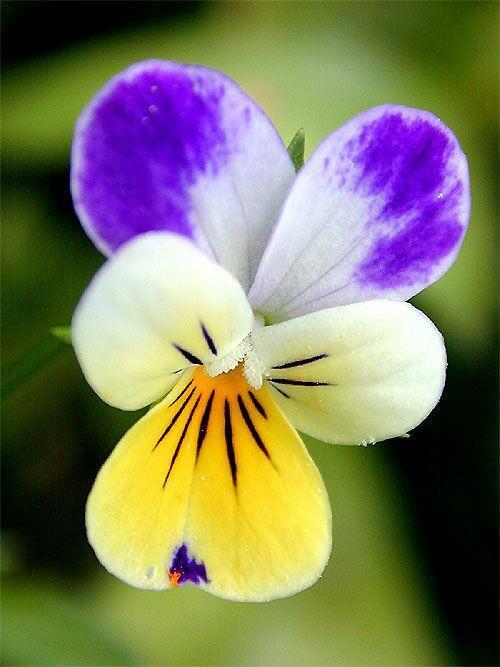
#> input picture Lab1/images/flower.jpg, 500 x 667 px
$ jupyter execute LABexc1-ELE510-2022.ipynb
#> lines starting #> are read from the running program, lines starting #| are printed output that depends on the picture; after the words box and inside, x2 and y2 are one past the last pixel; in counts of white or black regions, pixels touching at a corner belong together
# ELE510 Image Processing with robot vision: LAB, Exercise 1, Fundamentals.

**Purpose:** *To learn some basic operations on images using Python, OpenCV and other packages. The emphasis is on the fundamentals of digital images.*

The theory for this exercise can be found in chapter 1 and 2 of the text book [1]. Supplementary information can found in chapter 1, 2 and 3 in the compendium [2]. See also the following documentations for help:
- [OpenCV](https://opencv.org/opencv-python-free-course/)
- [numpy](https://numpy.org/doc/stable/)
- [matplotlib](https://matplotlib.org/stable/contents.html)

**IMPORTANT:** Read the text carefully before starting the work. In
many cases it is necessary to do some preparations before you start the work
on the computer. Read necessary theory and answer the theoretical part
frst. The theoretical and experimental part should be solved individually.
The notebook must be approved by the lecturer or his assistant.

**Approval:**
<div class="alert alert-block alert-success">
The current notebook should be submitted on CANVAS as a single pdf file.
</div>

<div class="alert alert-block alert-info">
    To export the notebook in a pdf format, goes to File -> Download as -> PDF via LaTeX (.pdf).
</div>

**Note regarding the notebook**: The theoretical questions can be answered directly on the notebook using a *Markdown* cell and LaTex commands (if relevant). In alternative, you can attach a scan (or an image) of the answer directly in the cell.

Possible ways to insert an image in the markdown cell:

``

``

**Under you will find parts of the solution that is already programmed.**

<div class="alert alert-block alert-info">
    <p>You have to fill out code everywhere it is indicated with `...`</p>
    <p>The code section under `######## a)` is answering subproblem a) etc.</p>
</div>

## Problem 1

**a)** Make a list of at least 5 different applications of robot (machine) vision.

- Medical Inspection
- Self driving cars
- Identification
- Assembling - pick and place
- Quality Control

**b)** What is the resolution of the tightly spaced cones in the fovea, and how is this compared to the spacing between pixels in a typical digital camera?

The spacing between the cones in the fovea is approximately 2.5qm, <br>
which is about the same size as the spacing between pizels in a typical digital camera.

**c)** How much storage is needed for a one hour digital video (colour) with no compression if we assume a frame rate of 50 frames per second (fps) and that each image frame is $3840 \times 2160$ pixels.

Storage needed for uncompressed video is calculated by,

**Horizontal resolution x Vertical resolution x 3 bytes per pixel (RGB) x Number of frames (Frame rate x Duration)** => **3840px * 2160px * 3 bytes * (50 fps * 3600 sec) = 4.48 TB**

## Problem 2

In this problem we use one image, `flower.jpg` (relative path: `./images/flower.jpg`).

**a)** Import the image; let the name of the flower image be **A**. Find the following properties: height, width, channels, filesize [+]. Be aware tha opencv represents image colar channel in the order BGR (blue, green, red) instead of RGB as is more common.  Matplotlib use RGB, so if we are using matplotlib to show images they need to be converted first.

**b)** Image **A** is represented as a 3D array in Python. With **A** as input we now want to extract 4 different 2D images:
   - **R** representing the red colour component,
   - **G** representing the green colour component,
   - **B** representing the blue colour component, and
   - **Gr** representing a grey level version.

The rgb components are found by using `A[:,:,k]` where `k=1,2 and 3`. The grey level image can be imported using a particular flag (`cv2.IMREAD_GRAYSCALE`), or converted from an already imported color-image to grayscale (find the cv2 function yourself in the documentation). Use `matplotlib` to display the colour image and the 3 colour components in the same figure.

Describe how the different colour components contributes to different parts of the image (the petals and the background). Show the gray level image in a separate figure. Describe this image in relation to the colour components.

<div class="alert alert-block alert-info">
    The filesize can be checked in <b>bytes</b> using the following commands:

```python
import os
filesize = os.path.getsize(my_path)
```
</div>

[cell 1]
# Import useful packages
import os # useful for the filesize
import cv2
import matplotlib.pyplot as plt

# Complete the parts with "..."

########################################################
######## a)
# Import the image, which is located in the folder images/ (you can download it from CANVAS)
A_path = "./images/flower.jpg"
A = cv2.imread(A_path)
#> A is the input picture: shape (667, 500, 3); mean B, G, R 95.1, 123.9, 126.5
# Convert the image from BGR (OpenCV standard) to RGB (standard)
A = cv2.cvtColor(A, cv2.COLOR_BGR2RGB)

# image properties
height = A.shape[0]
#> height = 667
width = A.shape[1]
#> width = 500
channels = A.shape[2]
#> channels = 3
filesize = os.path.getsize(A_path)

print('Image Dimension    : ', A.shape)
#| Image Dimension    :  (667, 500, 3)
print('Image Height       : ', height)
#| Image Height       :  667
print('Image Width        : ', width)
#| Image Width        :  500
print('Number of Channels : ', channels)
#| Number of Channels :  3

## The results should be:
# Image Dimension    :  (667, 500, 3)
# Image Height       :  667
# Image Width        :  500
# Number of Channels :  3

[cell 2]
########################################################
######## b).
# Extract 2D images (the various channels + grayscale)
R = A[:,:,0]
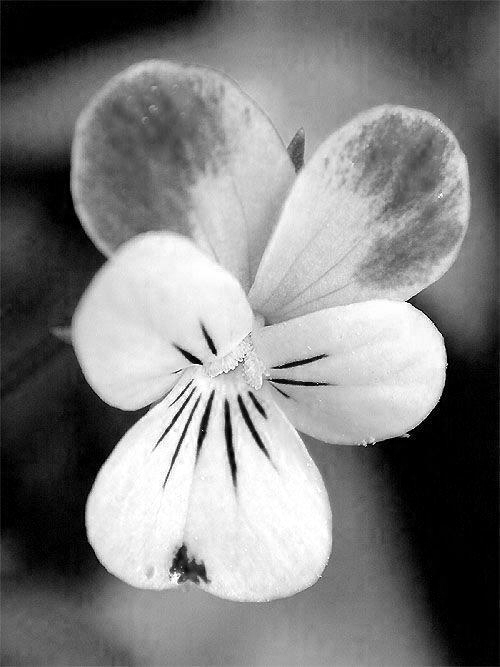
#> R: shape (667, 500); min 0, max 255, mean 126.5
G = A[:,:,1]
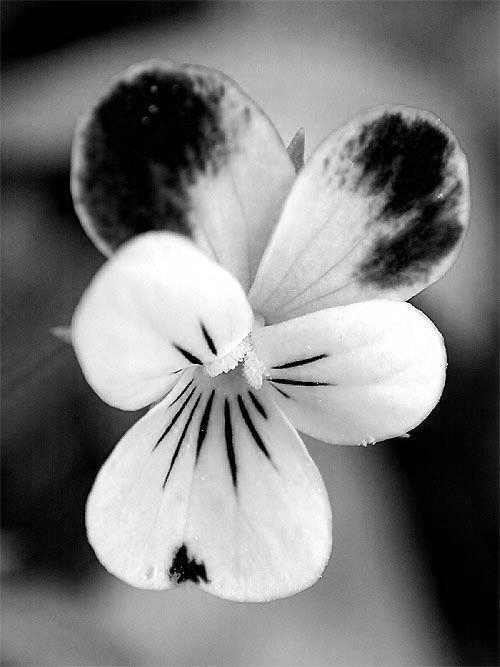
#> G: shape (667, 500); min 0, max 255, mean 123.9
B = A[:,:,2]
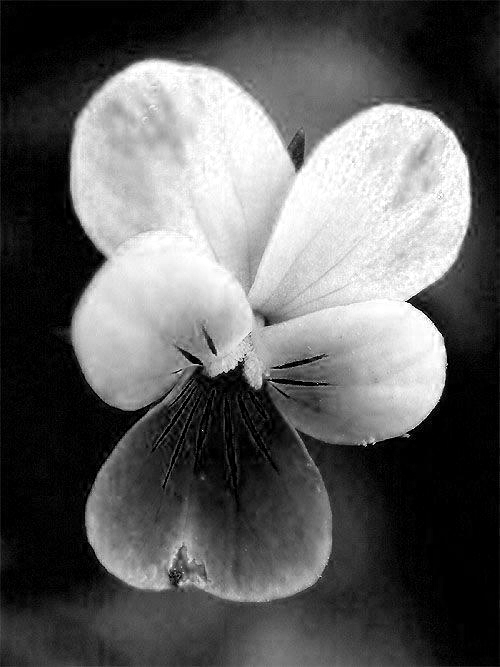
#> B: shape (667, 500); min 0, max 255, mean 95.1

plt.figure(figsize=(20,20))
plt.subplot(221)
plt.imshow(A)
plt.title('Color')
plt.subplot(222)
plt.imshow(R)
plt.title('Red channel')
plt.subplot(223)
plt.imshow(G)
plt.title('Green channel')
plt.subplot(224)
plt.imshow(B)
plt.title('Blue channel')
plt.show()

# Greyscale image
Gr = cv2.imread(A_path, cv2.IMREAD_GRAYSCALE)
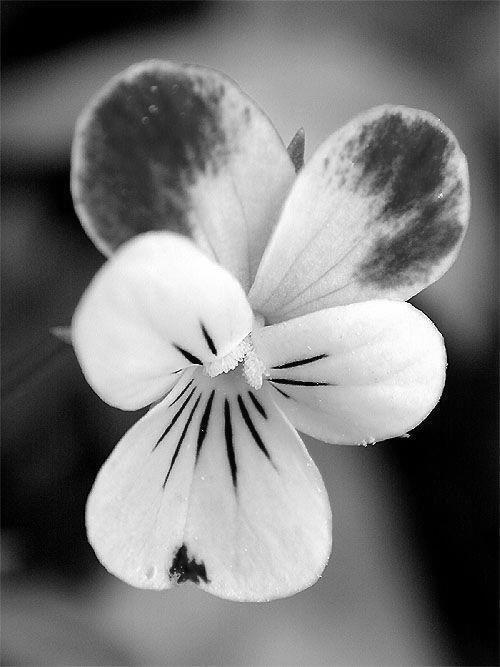
#> Gr: shape (667, 500); min 0, max 255, mean 121.4
plt.figure(figsize=(10,10))
plt.imshow(Gr, cmap='gray', vmin=0, vmax=255)
plt.title('Greyscale image')
plt.show()

**Answer to question 2 b)** (describe):

After splitting up the original image into the different channels we can see that the images are lighter where the original image is closer to the color of the chanel.
Take the blue channel feks. looking at the petals on the original image, its purpel, this is then lighter because it contributes more towards the blue channel.
The same goes for the other channels, but with different colors.

## Problem 2 continues

**c)** The image data can be written to new files with a chosen format. Use `cv2.imwrite` and JPG. We want to study different degrees of compression by using `[cv2.IMWRITE_JPEG_QUALITY, jpg_quality]` as option in the `cv2.imwrite` function, where `cv2.IMWRITE_JPEG_QUALITY` is the quality flag, and `jpg_quality` is the selected quality for saving the image. Let `jpg_qualities` be `[10,20,30,40,50,60,70,80,90,95]` and make a graph that show the filesize in kB as a function of `jpg_qualities` for this image. When a repeated procedure is done, like in this case, it is efficient to make a script or a function for the problem. Display the compressed images for `jpg_qualities=10` and `jpg_qualities=50` (use `plt.imshow`). Study these images and discuss the degradation of the images caused by the compression.

**d)** A simple way of finding objects in an image is by using thresholding. The OpenCV function `threshold`. performs simple thresholding and ouputs a logical image matrix. We want to find a logical mask identifying the flower (foreground and not the background) in our image. We can do that by combining the result from thresholding the red component and the blue component, `Fmask = Bmask or Rmask`. `Bmask` is the output from thresholding the blue component with a level of approximately (160/255) and `Rmask` is the result from thresholding the red component with level (200/255) approximately. Execute these operations and adjust the two levels for the best result. Display the final logical image `Fmask` and describe the result.

[cell 3]
########################################################
######## c)
# Image compression
jpg_qualities = [10,20,30,40,50,60,70,80,90,95]
size = []

# write the images with a specific quality
for jpg_quality in jpg_qualities:
    filename = "./images/flower{}.jpg".format(str(jpg_quality))
    cv2.imwrite(filename, A, [int(cv2.IMWRITE_JPEG_QUALITY), jpg_quality])
    size.append(os.path.getsize(filename) / 1024) # in KB
#> after the loop, size = [9.89, 13.83, 18.77, 20.67, 32.89, 42.98, 46.69, 50.32, 70.68, 94.27]

# Read the two images
img10 = cv2.imread("./images/flower10.jpg")
img50 = cv2.imread("./images/flower50.jpg")
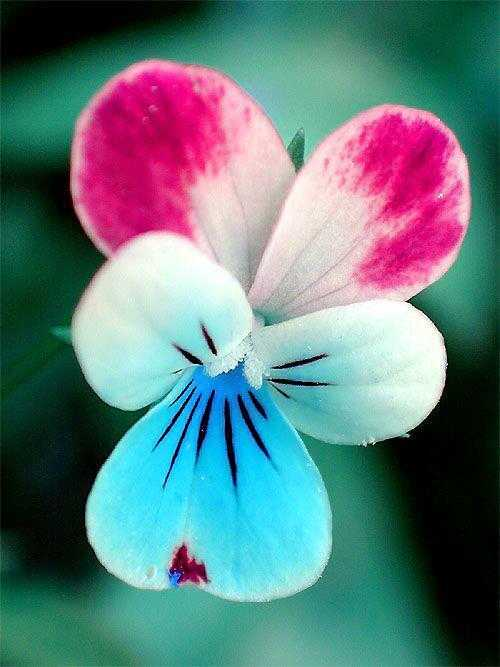
#> img50: shape (667, 500, 3); mean B, G, R 126.6, 123.9, 95.3

plt.figure(figsize=(20,10))
plt.subplot(212)
plt.plot(jpg_qualities, size) # Show the plot for the filesize in kB of the images generated
plt.xlabel("Quality in percent")
plt.ylabel("Filesize in kB")
plt.subplot(221)
plt.imshow(img10)
plt.title("Quality 10%")
plt.subplot(222)
plt.imshow(img50)
plt.title("Quality 50%")
plt.show()
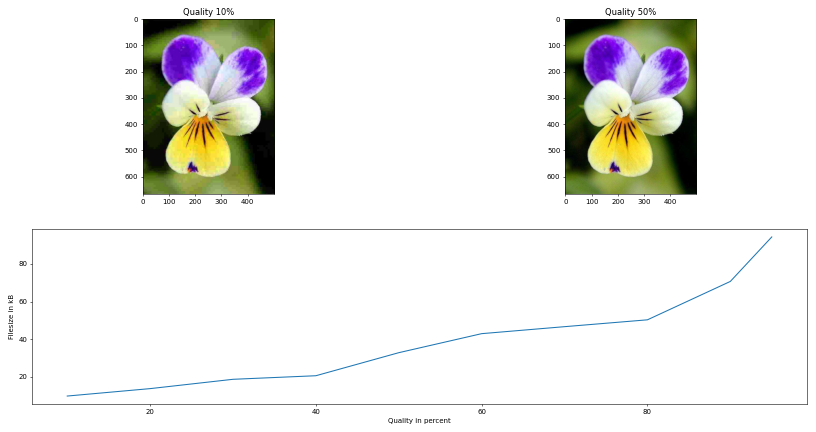
#> figure drawn by matplotlib, 3 panels; B, G, R data is drawn as R, G, B; panel 1: curve peaks at x = 95, y = 94.27

########################################################
######## d)
# Thresholding: Black and White (binary) images

# _, means that we are skipping the first output.
# look in OpenCV documentation to find out what the first output of threshold is
_, Bmask = cv2.threshold(B, 160, 255, cv2.THRESH_BINARY)
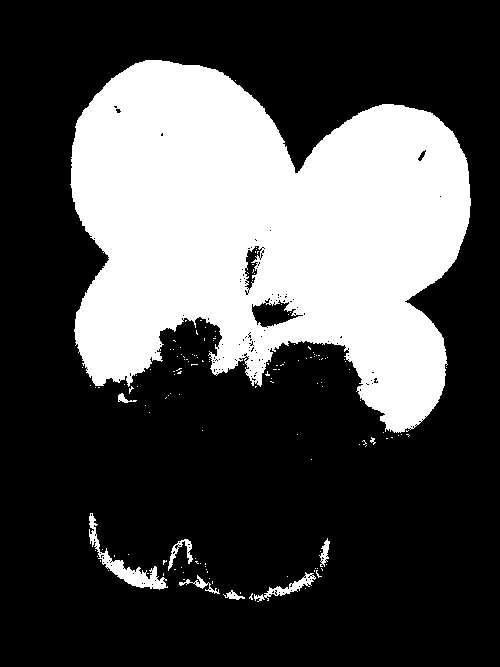
#> Bmask: shape (667, 500); 30.3% white; 148 white regions (139 under 20 px), largest, box (x1, y1, x2, y2) and area: (70, 60, 471, 433) 98475, (89, 513, 168, 590) 1156, (254, 572, 316, 602) 426
_, Rmask = cv2.threshold(R, 170, 255, cv2.THRESH_BINARY)
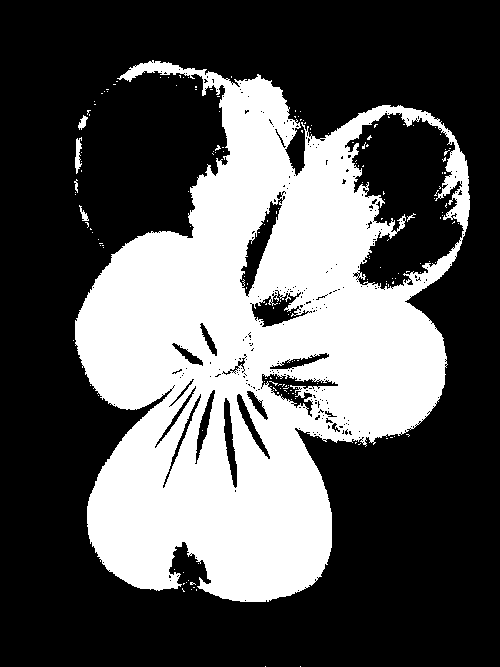
#> Rmask: shape (667, 500); 34.7% white; 174 white regions (168 under 20 px), largest, box (x1, y1, x2, y2) and area: (75, 60, 470, 602) 114837, (75, 137, 82, 174) 157, (78, 115, 88, 130) 77, (79, 205, 89, 221) 63, (74, 179, 78, 193) 30, (407, 213, 416, 222) 24
Fmask = cv2.bitwise_or(Bmask, Rmask)
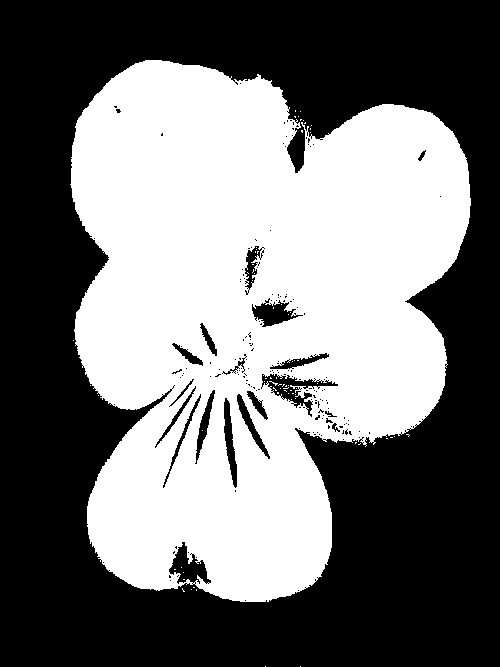
#> Fmask: shape (667, 500); 45.4% white; 71 white regions (70 under 20 px), largest, box (x1, y1, x2, y2) and area: (70, 60, 471, 602) 151247

plt.figure(figsize=(10,10))
plt.imshow(Fmask, cmap='gray', vmin=0, vmax=255)
plt.title('Threshold image')
plt.show()

## Problem 3

Write a function that extracts a rectangular region from an input image, commonly known as cropping. Give the function the name **image2roi** (roi = region of interest). Let this function work as follows:

**a)** Input parameters should be an iamge and the coordinates for the roi (fname, coords). First check if the image is colour or grey level. If it is colour a message should be printed out and the function closed (return). If it is a grey level image continue to the next step, **b)**.

**b)** The size of the image is computed and the image displayed with indexes shown along the axis. Extract the sub image (region of interest) given the coordinates, display it and the function ended.

[cell 4]
'''
Function that takes in input an image and the coordinates for the ROI

'''
def image2roi(img, coords):

    if len(img.shape) > 2:
        print("Image is colour")
        return

    # size of the image
    height = img.shape[0]
#> height = 667
    width = img.shape[1]
#> width = 500


    roi = img[coords[1]:coords[3], coords[0]:coords[2]]
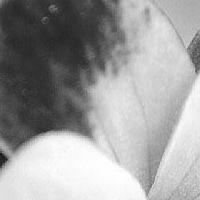
#> roi: shape (200, 200); min 16, max 255, mean 157.1

    plt.figure(figsize=(20,10))
    plt.subplot(121)
    plt.imshow(img, cmap='gray', vmin=0, vmax=255)
    plt.title('Original image')
    plt.subplot(122)
    plt.imshow(roi, cmap='gray', vmin=0, vmax=255)
    plt.title('Cropped image')
    plt.show()

[cell 5]
##  To test your function, complete the following lines:

coords = [100, 100, 300, 300] # [x1, y1, x2, y2]
imgroi = cv2.imread("./images/flower.jpg")  # use the flower image or something else you want.
imgroi_gray = cv2.cvtColor(imgroi, cv2.COLOR_BGR2GRAY)

image2roi(imgroi_gray, coords)
